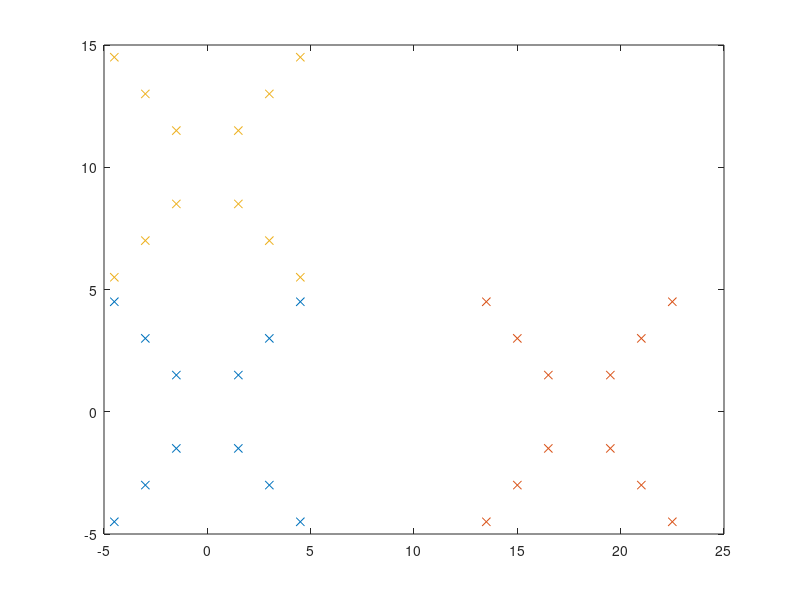

Write MATLAB code to recreate this figure. (Note: this script raises an error after producing the figure.)
clear all; close all; clc;

%% QlSet Model
l = 1.5;

Ql =[	+l		+l		0	;
		-l		+l		0	;
		-l		-l		0	;
		+l		-l		0	;
		+2*l	+2*l	0	;
		-2*l	+2*l	0	;
		-2*l	-2*l	0	;
		+2*l	-2*l	0	;
		+3*l	+3*l	0	;
		-3*l	+3*l	0	;
		-3*l	-3*l	0	;
		+3*l	-3*l	0	;
	];

centerQl(1,:) = [0		0		0];
centerQl(2,:) = [12*l	0		0] + centerQl(1,:);
centerQl(3,:) = [0		6*l+1	0] + centerQl(1,:);

QlSet = zeros(12,3,3);
for i=1:3
	for j=1:12
		QlSet(j,:,i)=Ql(j,:)+centerQl(i,:);
	end
	plot(QlSet(:,1,i),QlSet(:,2,i),'x'); hold on;
end
QlSet=QlSet*10
hold off;

%% test poryección prisma

% parametros
M     = 480;				%tama?o de imagen
N     = 359;
I     = ones(M,N);			%creo imagen
fc    = 100;				%focal length
% fov   = 56.145;             %field of view
fov   = 80;             %field of view


%focal_distance = 100;
fc = ((M+1)/2)/tan(fov/2*pi/180);
% fc = 486.09;

c     = [(M+1)/2 (N+1)/2];   % Centro
k     = zeros(5,1);          % Distorsi??n
alpha = 0;                   % Sesgo

X = [QlSet(:,:,1);
	 QlSet(:,:,2);
	 QlSet(:,:,3)];

T =  [0;0;800];
om = [0 0 0]*pi/180;
rot   = rodrigues(om);    
x    = proj3dto2d(X', rot, T, fc,2, c');


% im = imread('pose_fov56145_480x359_tz80.png');
im = imread('out0001.jpg');
figure(3)
imshow(im)
hold on;
plot(x(1,:),x(2,:),'x')
% axis([0 M 0 N])

%%

fov = 56.145;
fc = ((M+1)/2)/tan(fov/2*pi/180);

T =  [-200;100;800];
om = [0 0 0]*pi/180;
rot   = rodrigues(om);    
x    = proj3dto2d(X', rot, T, fc,2, c');


im = imread('out0004.png');
figure(4)
imshow(im)
hold on;
plot(x(1,:),x(2,:),'x')
% axis([0 M 0 N])

%%

fov = 80;
fc = ((M+1)/2)/tan(fov/2*pi/180);

T =  [0;0;500];
om = [-2 5 15]*pi/180;
rot   = rodrigues(om);    
x    = proj3dto2d(X', rot, T, fc,2, c');


im = imread('out0002.png');
figure(5)
imshow(im)
hold on;
plot(x(1,:),x(2,:),'x')
% axis([0 M 0 N])

%%

fov = 56.145;
fc = ((M+1)/2)/tan(fov/2*pi/180);

T =  [0;70;800];
om = [5 0 0]*pi/180;
rot   = rodrigues(om);    
x    = proj3dto2d(X', rot, T, fc,2, c');


im = imread('out0005.png');
figure(6)
imshow(im)
hold on;
plot(x(1,:),x(2,:),'x')
% axis([0 M 0 N])


%% tz= -800 rx=30

fov = 80;
fc = ((M+1)/2)/tan(fov/2*pi/180);

T =  [0;0;800];
om = [30 0 0]*pi/180;
rot   = rodrigues(om);    
x    = proj3dto2d(X', rot, T, fc,2, c');


im = imread('out0006.png');
figure(7)
imshow(im)
hold on;
plot(x(1,:),x(2,:),'x')
% axis([0 M 0 N])

%% tz= -800 ry=30 ry=15 ry=45

fov = 80;
fc = ((M+1)/2)/tan(fov/2*pi/180);

T =  [0;0;800];
om = [30 -15 -45]*pi/180;
rot   = rodrigues(om);    
x    = proj3dto2d(X', rot, T, fc,2, c');


im = imread('out0007.png');
figure(8)
imshow(im)
hold on;
plot(x(1,:),x(2,:),'x')
% axis([0 M 0 N])

%% tz= -800 ry=30 ry=30 ry=30

fov = 80;
fc = ((M+1)/2)/tan(fov/2*pi/180);

T =  [0;0;800];
om = [30 -30 -30]*pi/180;
rot   = rodrigues(om);    
x    = proj3dto2d(X', rot, T, fc,2, c');


im = imread('out0010.png');
figure(11)
imshow(im)
hold on;
plot(x(1,:),x(2,:),'x')
% axis([0 M 0 N])

%% tz= -800 ry=30

fov = 80;
fc = ((M+1)/2)/tan(fov/2*pi/180);

T =  [0;0;800];
om = [0 -30 0]*pi/180;
rot   = rodrigues(om);    
x    = proj3dto2d(X', rot, T, fc,2, c');


im = imread('out0008.png');
figure(9)
imshow(im)
hold on;
plot(x(1,:),x(2,:),'x')
% axis([0 M 0 N])

%% tz= -800 rz=30
fov = 80;
fc = ((M+1)/2)/tan(fov/2*pi/180);

T =  [0;0;800];
om = [0 0 -30]*pi/180;
rot   = rodrigues(om);    
x    = proj3dto2d(X', rot, T, fc,2, c');


im = imread('out0009.png');
figure(10)
imshow(im)
hold on;
plot(x(1,:),x(2,:),'x')
% axis([0 M 0 N])


